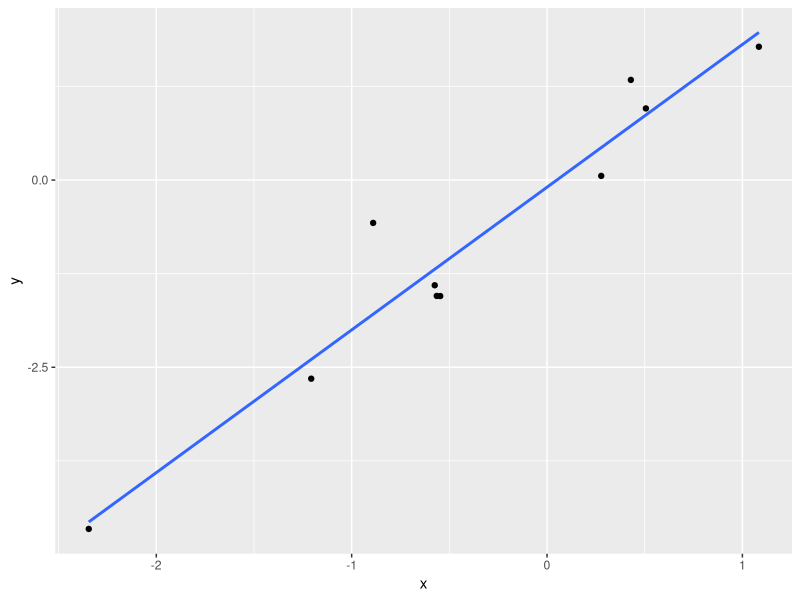
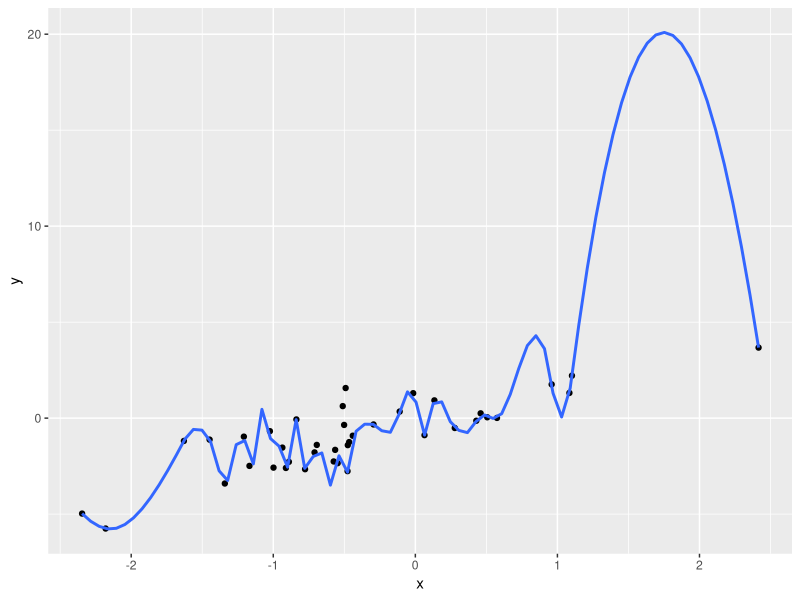
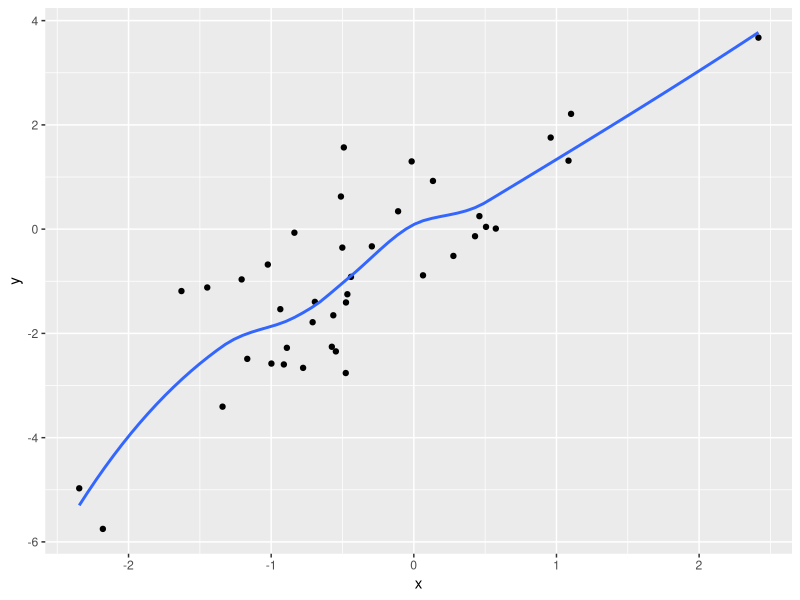

The R script that drew these images, in order:
## ---- chunk 1
#| label: set-up
#| include: false
library(tidyverse)
## ---- chunk 2
#| label: fakeols
#| echo: false
set.seed(1234)
n=10
tibble(x=rnorm(n),y=2*x+rnorm(n,sd = 0.5))->df
df %>% ggplot(aes(x=x,y=y)) +
  geom_point() +
  geom_smooth(method = "lm",se = F)
## ---- chunk 3
#| label: fig-low-bias-high-variance
#| fig-cap: "Low bias, high variance"
set.seed(1234)
n=40
tibble(x=rnorm(n),y=2*x+rnorm(n,sd = 1))->df
df %>% ggplot(aes(x=x,y=y)) +
  geom_point() +
  geom_smooth(method = "loess",span=0.1,se=F)
## ---- chunk 4
#| label: fig-high-bias-low-variance
#| fig-cap: "High bias, low variance"
df %>% ggplot(aes(x=x,y=y)) +
  geom_point() +
  geom_smooth(method = "loess",span=0.8,se=F)
